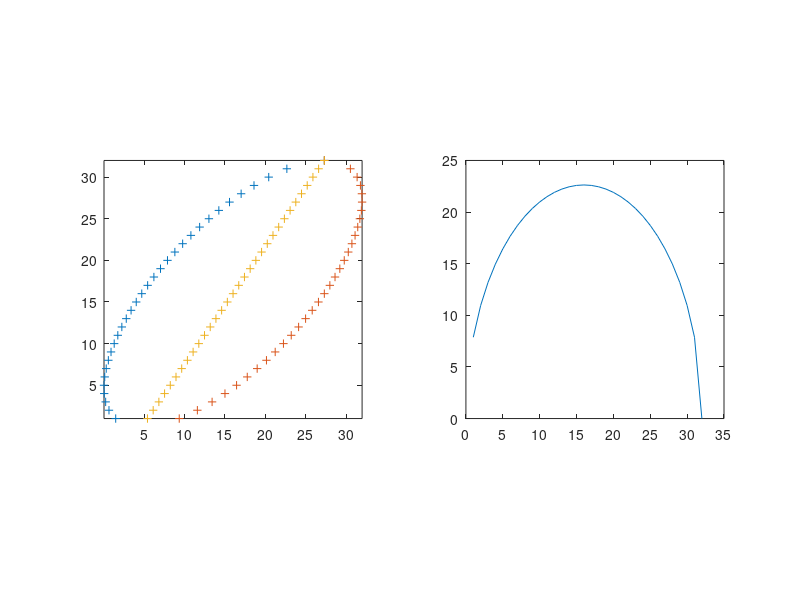

The MATLAB source for this figure:
%% 
clear all
N=32;
img=zeros(N);
m_cy=N/2;
R=m_cy;
theta=45;
theta_rad=theta*pi/180;
clear width p0 p1 pc
width=zeros(1,N);
pc=width;
p1=width;
p0=width;

for row = 1:N
    h=row-m_cy;
	width(row)=sqrt(R*R-h*h);   
    phi=acos(h/R); 
%    alpha=pi/2-theta_rad;

    pc(row)=m_cy*(sin(theta_rad)-cos(theta_rad))+m_cy ...
        + cos(theta_rad)*h;
    dp=width(row)*sin(theta_rad);
    
    p0(row)=pc(row)-dp;
    p1(row)=pc(row)+dp;    

end
subplot(1,2,1)
plot([p0' p1' pc' ],1:N,'+'); axis square, axis tight

subplot(1,2,2)
plot((p1-p0)); axis square

p0e=[min(p0), max(p0)]
p1e=[min(p1), max(p1)]